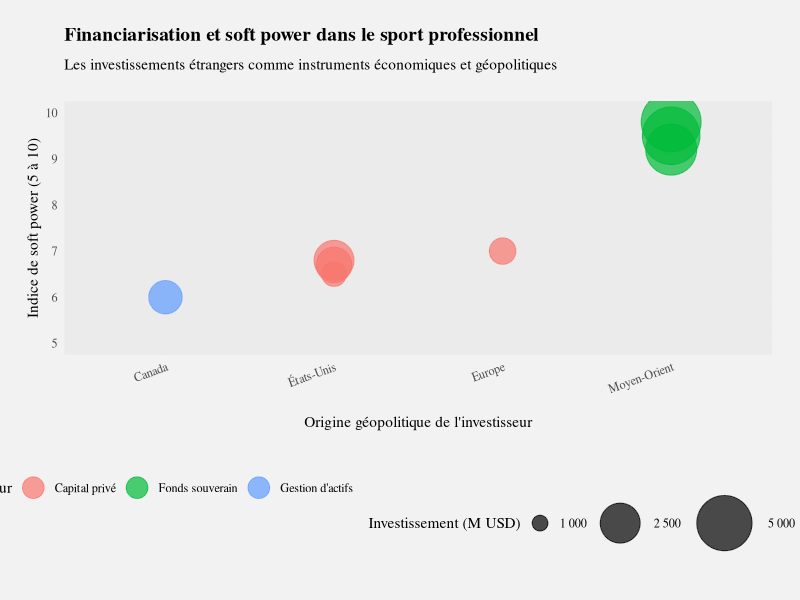

The R script that drew this image:
library(tidyverse)
library(psych)

# ===============================
# 1) Code de collecte de données (base investissements)
# ===============================
investissements <- tibble(
  Club = c(
    "Manchester City Group",
    "Newcastle United",
    "Inter Miami",
    "LA Dodgers",
    "Toronto Raptors",
    "AC Milan",
    "PSG",
    "Arsenal"
  ),
  
  Origine = c(
    "Moyen-Orient",
    "Moyen-Orient",
    "États-Unis",
    "États-Unis",
    "Canada",
    "Europe",
    "Moyen-Orient",
    "États-Unis"
  ),
  
  Type_investisseur = c(
    "Fonds souverain",
    "Fonds souverain",
    "Capital privé",
    "Capital privé",
    "Gestion d'actifs",
    "Capital privé",
    "Fonds souverain",
    "Capital privé"
  ),
  
  Investissement_MUSD = c(
    5500, 4200, 1200, 2500, 1800, 1300, 6000, 2000
  ),
  
  Indice_soft_power = c(
    9.5, 9.2, 6.5, 6.8, 6.0, 7.0, 9.8, 6.7
  )
)

# ===============================
# 2) Code du bubble plot final
# ===============================
ggplot(
  investissements,
  aes(
    x = Origine,
    y = Indice_soft_power,
    size = Investissement_MUSD,
    color = Type_investisseur
  )
) +
  geom_point(alpha = 0.7) +
  
  # Axe Y : soft power
  scale_y_continuous(
    limits = c(5, 10),
    breaks = 5:10,
    name = "Indice de soft power (5 à 10)"
  ) +
  
  # Taille des bulles + légende avec 1000, 2500, 5000, 10000
  scale_size_continuous(
    range  = c(5, 25),
    limits = c(1000, 10000),
    breaks = c(1000, 2500, 5000, 10000),
    labels = c("1 000", "2 500", "5 000", "10 000"),
    name   = "Investissement (M USD)"
  ) +
  
  labs(
    title = "Financiarisation et soft power dans le sport professionnel",
    subtitle = "Les investissements étrangers comme instruments économiques et géopolitiques",
    x = "Origine géopolitique de l'investisseur",
    color = "Type d'investisseur"
  ) +
  
  # Légende des couleurs : bulles un peu plus grosses
  guides(
    color = guide_legend(
      override.aes = list(size = 7)
    )
  ) +
  
  theme_minimal(base_family = "serif") +
  
  theme(
    plot.title = element_text(
      face = "bold",
      size = 14,
      margin = margin(b = 10)
    ),
    plot.subtitle = element_text(
      size = 11,
      margin = margin(b = 20)
    ),
    
    axis.title.x = element_text(
      margin = margin(t = 15)
    ),
    
    axis.text.x = element_text(
      angle = 20,
      hjust = 1
    ),
    
    legend.position = "bottom",
    legend.margin = margin(t = 10),
    legend.box.margin = margin(t = 10),
    
    panel.background = element_rect(
      fill = "grey92",
      colour = NA
    ),
    
    plot.background = element_rect(
      fill = "grey95",
      colour = NA
    ),
    
    plot.margin = margin(20, 20, 20, 20)
  )

# ===============================
# 3) Alpha de Cronbach
# ===============================

# --- Données OG des composantes de soft power ---
softpower_data <- data.frame(
  Capacite_softpower_Etat = c(8.5, 7.2, 9.1, 6.8, 8.9, 7.5, 9.3, 6.7),
  Mediatisation = c(70, 55, 95, 40, 85, 60, 100, 45),
  Influence_Franchise_ou_club = c(9.1, 7.8, 8.5, 6.0, 9.7, 8.0, 9.9, 6.5)
)

# --- Fonction de rescoring sur une échelle 0–10 (Min-Max Normalisation) ---
rescale_0_10 <- function(x) {
  (x - min(x)) / (max(x) - min(x)) * 10
}

# --- Application du rescoring ---
softpower_agregat <- softpower_data %>%
  mutate(
    Capacite_softpower_Etat = round(rescale_0_10(Capacite_softpower_Etat), 1),
    Mediatisation = round(rescale_0_10(Mediatisation), 1),
    Influence_Franchise_ou_club = round(rescale_0_10(Influence_Franchise_ou_club), 1)
  )

# --- Calcul de l'alpha de Cronbach sur les données uniformisées ---
alpha_scaled <- psych::alpha(softpower_agregat)

# --- Affichage du résultat ---
alpha_scaled